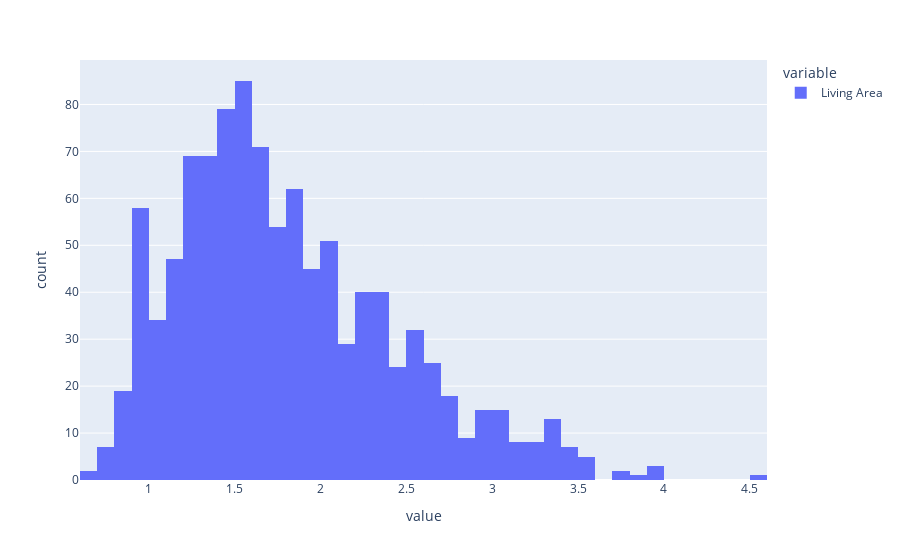
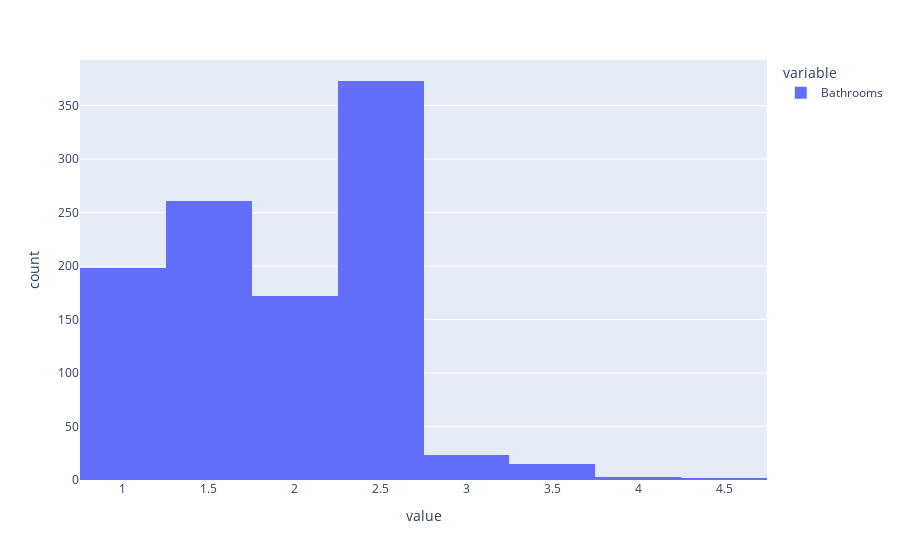
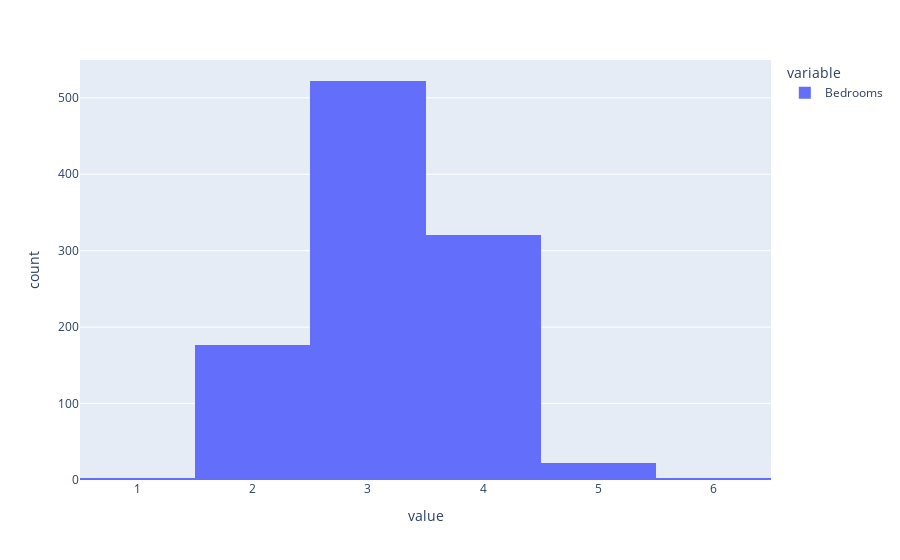
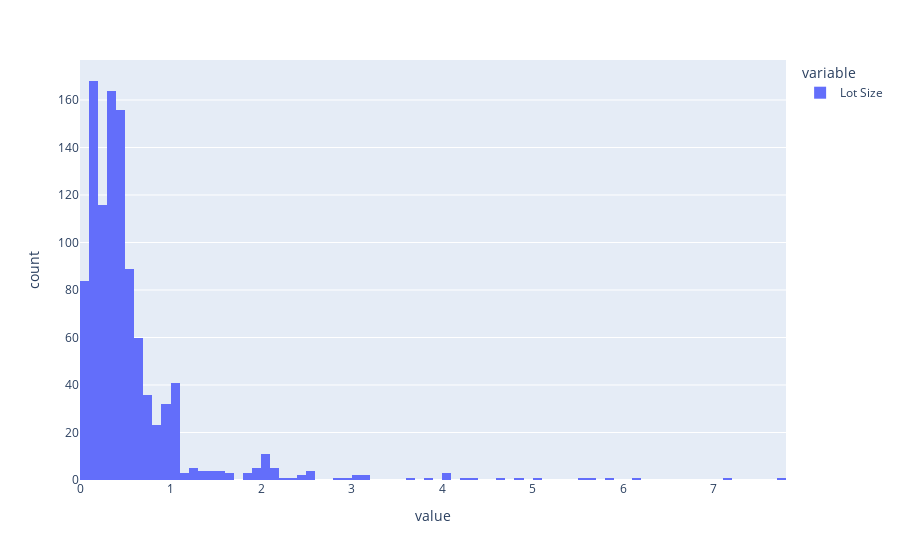

Source (notebook cell) for these figures, in order:
### Code cell
columns=['Living Area','Bathrooms','Bedrooms','Lot Size','Age','Fireplace','Price']
for i in columns:
    fig=px.histogram(data[i])
    fig.show()

### Figure 1 — Plotly figure (JSON) as saved in the notebook; plotly's stock layout.template omitted (floating-point values rounded to 4 significant figures; data arrays with more than 128 entries replaced by an {"elided": "..."} marker saying what was removed)
{"data": [{"alignmentgroup": "True", "bingroup": "x", "hovertemplate": "variable=Living Area<br>value=%{x}<br>count=%{y}<extra></extra>", "legendgroup": "Living Area", "marker": {"color": "#636efa", "pattern": {"shape": ""}}, "name": "Living Area", "offsetgroup": "Living Area", "orientation": "v", "showlegend": true, "type": "histogram", "x": {"elided": "1047 float values"}, "xaxis": "x", "yaxis": "y"}], "layout": {"barmode": "relative", "legend": {"title": {"text": "variable"}, "tracegroupgap": 0}, "margin": {"t": 60}, "xaxis": {"anchor": "y", "domain": [0, 1], "title": {"text": "value"}}, "yaxis": {"anchor": "x", "domain": [0, 1], "title": {"text": "count"}}}}

### Figure 2 — Plotly figure (JSON) as saved in the notebook; plotly's stock layout.template omitted (floating-point values rounded to 4 significant figures; data arrays with more than 128 entries replaced by an {"elided": "..."} marker saying what was removed)
{"data": [{"alignmentgroup": "True", "bingroup": "x", "hovertemplate": "variable=Bathrooms<br>value=%{x}<br>count=%{y}<extra></extra>", "legendgroup": "Bathrooms", "marker": {"color": "#636efa", "pattern": {"shape": ""}}, "name": "Bathrooms", "offsetgroup": "Bathrooms", "orientation": "v", "showlegend": true, "type": "histogram", "x": {"elided": "1047 float values"}, "xaxis": "x", "yaxis": "y"}], "layout": {"barmode": "relative", "legend": {"title": {"text": "variable"}, "tracegroupgap": 0}, "margin": {"t": 60}, "xaxis": {"anchor": "y", "domain": [0, 1], "title": {"text": "value"}}, "yaxis": {"anchor": "x", "domain": [0, 1], "title": {"text": "count"}}}}

### Figure 3 — Plotly figure (JSON) as saved in the notebook; plotly's stock layout.template omitted (floating-point values rounded to 4 significant figures; data arrays with more than 128 entries replaced by an {"elided": "..."} marker saying what was removed)
{"data": [{"alignmentgroup": "True", "bingroup": "x", "hovertemplate": "variable=Bedrooms<br>value=%{x}<br>count=%{y}<extra></extra>", "legendgroup": "Bedrooms", "marker": {"color": "#636efa", "pattern": {"shape": ""}}, "name": "Bedrooms", "offsetgroup": "Bedrooms", "orientation": "v", "showlegend": true, "type": "histogram", "x": {"elided": "1047 int values"}, "xaxis": "x", "yaxis": "y"}], "layout": {"barmode": "relative", "legend": {"title": {"text": "variable"}, "tracegroupgap": 0}, "margin": {"t": 60}, "xaxis": {"anchor": "y", "domain": [0, 1], "title": {"text": "value"}}, "yaxis": {"anchor": "x", "domain": [0, 1], "title": {"text": "count"}}}}

### Figure 4 — Plotly figure (JSON) as saved in the notebook; plotly's stock layout.template omitted (floating-point values rounded to 4 significant figures; data arrays with more than 128 entries replaced by an {"elided": "..."} marker saying what was removed)
{"data": [{"alignmentgroup": "True", "bingroup": "x", "hovertemplate": "variable=Lot Size<br>value=%{x}<br>count=%{y}<extra></extra>", "legendgroup": "Lot Size", "marker": {"color": "#636efa", "pattern": {"shape": ""}}, "name": "Lot Size", "offsetgroup": "Lot Size", "orientation": "v", "showlegend": true, "type": "histogram", "x": {"elided": "1047 float values"}, "xaxis": "x", "yaxis": "y"}], "layout": {"barmode": "relative", "legend": {"title": {"text": "variable"}, "tracegroupgap": 0}, "margin": {"t": 60}, "xaxis": {"anchor": "y", "domain": [0, 1], "title": {"text": "value"}}, "yaxis": {"anchor": "x", "domain": [0, 1], "title": {"text": "count"}}}}
